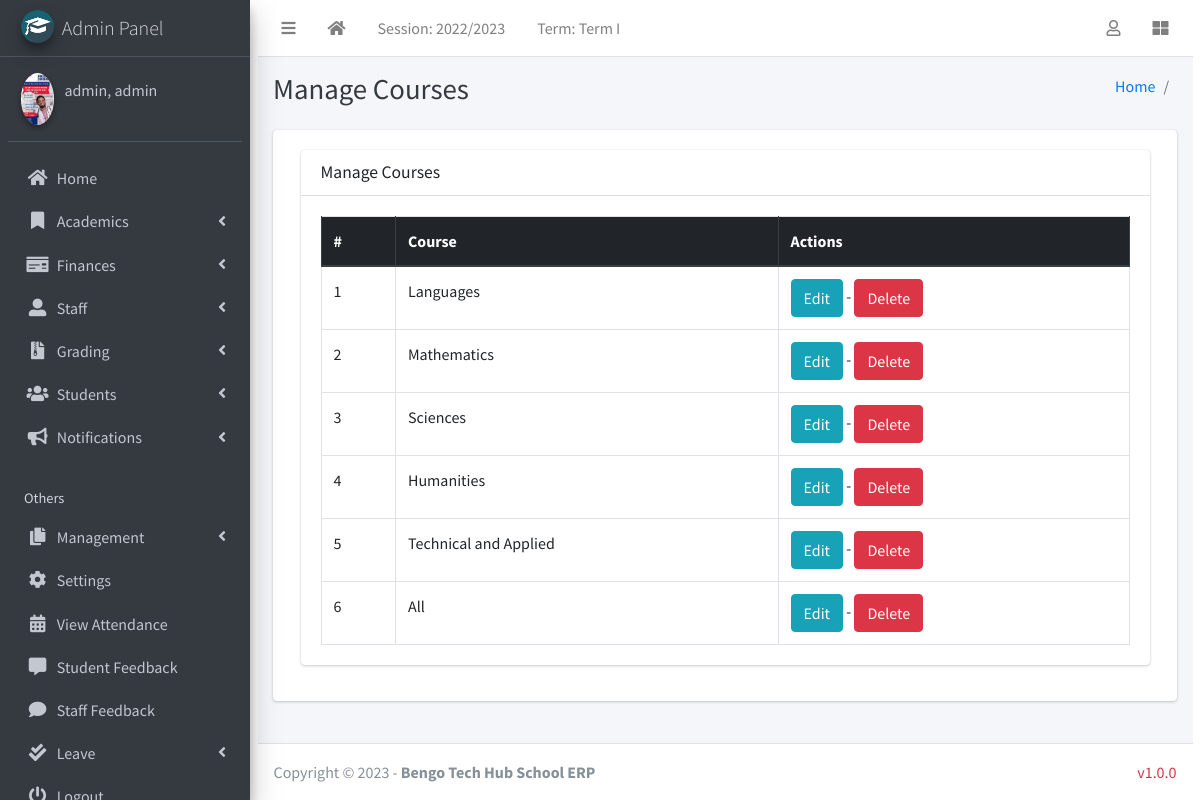
The page /manage/course/manage/ (signed in) on the database its author committed.
### academics/models.py (models this page shows, shortened)
class AcademicSession(models.Model):
    name = models.CharField(max_length=200, unique=True)
    current = models.BooleanField(default=True)
    class Meta:
        ordering = ["-name"]

class AcademicTerm(models.Model):
    name = models.CharField(max_length=20, unique=True)
    current = models.BooleanField(default=True)
    class Meta:
        ordering = ["name"]

### authman/models.py (models this page shows, shortened)
class CustomUser(AbstractUser):
    USER_TYPE = ((1, "HOD"), (2, "Staff"), (3, "Student"))
    GENDER = [("M", "Male"), ("F", "Female"), ("O", "Other")]
    username = models.CharField(max_length=150, unique=True,blank=True,null=True)
    email = models.EmailField(unique=True)
    user_type = models.CharField(default=1, choices=USER_TYPE, max_length=1)
    gender = models.CharField(max_length=1, choices=GENDER)
    profile_pic = models.ImageField()
    other_name = models.CharField(max_length=200, blank=True)
    address = models.TextField()
    fcm_token = models.TextField(default="")  # For firebase notifications
    created_at = models.DateTimeField(auto_now_add=True)
    updated_at = models.DateTimeField(auto_now=True)
    USERNAME_FIELD = "email"
    REQUIRED_FIELDS = []
    objects = CustomUserManager()
    def __str__(self):
        return self.last_name + ", " + self.first_name

class Course(models.Model):
    name = models.CharField(max_length=255, default='Highschool Education')
    created_at = models.DateTimeField(auto_now_add=True)
    updated_at = models.DateTimeField(auto_now=True)

### management/hod_views.py (the view)
# urls.py: path("course/manage/", hod_views.manage_course, name='manage_course'),
def manage_course(request):
    courses = Course.objects.all()
    context = {
        'courses': courses,
        'page_title': 'Manage Courses'
    }
    return render(request, "hod_template/manage_course.html", context)

### academics/context_processors.py (called while the page is built)
def site_defaults(request):
    current_session = AcademicSession.objects.filter(current=True).first()
    current_term = AcademicTerm.objects.filter(current=True).first()
    setup=SchoolSetup.objects.first()
    if setup !=None:
       logo=setup.logo
    else:
        logo=settings.MEDIA_URL+'school_log/default.png'
    if current_session == None:
        current_session, created = AcademicSession.objects.get_or_create(
            name=str(timezone.now().year-1)+"/"+str(timezone.now().year), current=True)
        current_term, created = AcademicTerm.objects.get_or_create(
            name='Term I', current=True)
    vals = SiteConfig.objects.all()
    contexts = {
        "current_session": current_session.name,
        "current_term": current_term.name,
        "school_logo":logo,
    }
    for val in vals:
        contexts[val.key] = val.value
    return contexts

### templates/hod_template/manage_course.html
{% extends 'management/base.html' %}
{% load static %}
{% block page_title %}{{page_title}}{% endblock page_title %}
{% block content %}
<section class="content">
    <div class="container-fluid">
        <div class="row">
            <div class="col-md-12">
                <div class="card">
                    <div class="card-header">
                        <h3 class="card-title">{{page_title}}</h3>
                    </div>
                    <div class="card-body">
                        <table id="example2" class="table table-bordered table-hover">
                            <thead class="thead-dark">
                                <tr>
                                    <th>#</th>
                                    <th>Course</th>
                                    <th>Actions</th>
                                </tr>
                            </thead>
                            <tbody>
                                {% for course in courses %}
                                <tr>
                                    <td>{{ forloop.counter }}</td>
                                    <td>{{course.name}}</td>
                                    <td>
                                        <a href="{% url 'edit_course' course.id %}" class="btn btn-info">Edit</a> -
                                        <a href="{% url 'delete_course' course.id %}" onclick="return confirm('Are you sure you want to delete this course ?')" class="btn btn-danger">Delete</a>
                                    </td>
                                </tr>
                                {% endfor %}
                            </tbody>
                        </table>
                    </div>
                </div>
            </div>
        </div>
    </div>
</section>
{% endblock content %}

### templates/management/base.html (shortened to what this page needs)
{% load static %}
<!DOCTYPE html>
<html>
  <head>
   <link rel="stylesheet" href="{% static 'mystyles/style.css' %}">
  <link rel="stylesheet" href="{% static 'plugins/fontawesome-free/css/all.min.css' %}">
  <link rel="stylesheet" href="{% static 'plugins/toastr/toastr.min.css' %}">
  <link rel="stylesheet"
    href="{% static 'plugins/overlayScrollbars/css/OverlayScrollbars.min.css' %}">
  <link rel="stylesheet" href="{% static 'plugins/Datatables/datatables.min.css' %}" />
  <link rel="stylesheet" href="{% static 'dist/css/adminlte.min.css' %}">
    <link rel="stylesheet" href="https://maxcdn.bootstrapcdn.com/bootstrap/4.5.2/css/bootstrap.min.css">
    <link
      rel="stylesheet"
      href="{% static 'plugins/fontawesome-free/css/all.min.css'%} "
    />
    <link
      rel="stylesheet"
      href="https://code.ionicframework.com/ionicons/2.0.1/css/ionicons.min.css"
    />
    <link
      rel="stylesheet"
      href="{% static 'plugins/tempusdominus-bootstrap-4/css/tempusdominus-bootstrap-4.min.css'%} "
    />
    <link
      rel="stylesheet"
      href="{% static 'plugins/icheck-bootstrap/icheck-bootstrap.min.css'%} "
    />
    <link rel="stylesheet" href="{% static 'dist/css/adminlte.min.css'%} " />
    <link
      rel="stylesheet"
      href="{% static 'plugins/overlayScrollbars/css/OverlayScrollbars.min.css'%} "
    />
    <link
      rel="stylesheet"
      href="{% static 'plugins/daterangepicker/daterangepicker.css'%} "
    />
  </head>
  <body class="hold-transition sidebar-mini layout-fixed">
    <div class="wrapper container-fluid">
    <nav class="main-header navbar navbar-expand navbar-white navbar-light">
      <ul class="navbar-nav">
        <li class="nav-item">
          <a class="nav-link" data-widget="pushmenu" href="#" role="button"><i
              class="fas fa-bars"></i></a>
        </li>
        <li class="nav-item d-none d-sm-inline-block">
          <a href="/" class="nav-link"><i class="fa fa-home"></i></a>
        </li>
        <li class="nav-item d-none d-sm-inline-block">
          <a href="{% url 'current-session' %}" class="nav-link">Session: {{ current_session }}</a>
        </li>
        <li class="nav-item d-none d-sm-inline-block">
          <a href="{% url 'current-session' %}" class="nav-link">Term: {{ current_term }}</a>
        </li>
      </ul>
      <ul class="navbar-nav ml-auto">
        <li class="nav-item dropdown">
          <a class="nav-link" data-toggle="dropdown" href="#">
            <i class="far fa-user"></i>
          </a>
        </li>
        <li class="nav-item">
          <a class="nav-link" data-widget="control-sidebar" data-slide="true"
            href="#" role="button"><i class="fas fa-th-large"></i></a>
        </li>
      </ul>
    </nav>
      {% include "management/sidebar_template.html" with user=user %}
      <div class="content-wrapper">
        <div class="content-header">
          <div class="container-fluid">
            <div class="row mb-2">
              <div class="col-sm-6">
                <h1 class="m-0 text-dark">
                  {% block page_title %}{% endblock page_title %}
                </h1>
              </div>
              <div class="col-sm-6">
              <ol class="breadcrumb float-sm-right">
                <li class="breadcrumb-item"><a href="/">Home</a></li>
                <li class="breadcrumb-item">{% block breadcrumb %}{% endblock breadcrumb %}</li>
              </ol>
            </div>
            </div>
          </div>
        </div>
      <section class="content">
        <div class="container-fluid">
          <div class="row">
            <div class="col-md-12">
              {% block fullcard %}
              <div class="card">
                <div class="card-body">
                  <div class="row">
                    <div class="col">
                      {% block content %}
                      {% endblock content %}
                    </div>
                  </div>
                </div>
              </div>
              {% endblock fullcard %}
            </div>
          </div>
        </div>
      </section>
      </div>
      {% include "management/footer.html" %}
    </div>
  </body>
</html>

### templates/management/sidebar_template.html (shortened to what this page needs)
{% load static %}
<aside class="main-sidebar sidebar-dark-info elevation-4">
    {% if request.user.user_type == '1' %}
    <a href="{% url 'admin_home' %}" class="brand-link">
        <img src="{% static 'dist/img/cmsl.png' %} " alt="AdminLTE Logo"
            class="brand-image img-circle elevation-3" >
        <span class="brand-text font-weight-light">Admin Panel</span>
    </a>
    <div class="sidebar">
        <div class="user-panel mt-3 pb-3 mb-3 d-flex">
            <div class="image">
                <img src="{{ request.user.profile_pic}}" class="img-circle elevation-2" alt="User Image">
            </div>
            <div class="info">
                <a href="#" class="d-block">{{user}}</a>
            </div>
        </div>
        <nav class="mt-2">
            <ul class="nav nav-pills nav-sidebar flex-column" data-widget="treeview" role="menu" data-accordion="false">
                <li class="nav-item">
                    {% url 'admin_home' as admin_home %}
                    <a href="{{admin_home}}" class="nav-link {% if admin_home == request.path %} active {% endif %}">
                        <i class="nav-icon fas fa-home"></i>
                        <p>
                            Home
                        </p>
                    </a>
                </li>
                <li class="nav-item has-treeview">
                    <a href="#" class="nav-link">
                        <i class="nav-icon fas fa-bookmark"></i>
                        <p>
                            Academics
                            <i class="fas fa-angle-left right"></i>
                        </p>
                    </a>
                </li>
                <li class="nav-item has-treeview">
                    <a href="#" class="nav-link">
                        <i class="nav-icon fas fa-money-check"></i>
                        <p>
                            Finances
                            <i class="fas fa-angle-left right"></i>
                        </p>
                    </a>
                </li>
                <li class="nav-item has-treeview">
                    <a href="#" class="nav-link">
                        <i class="nav-icon fas fa-user-alt"></i>
                        <p>
                            Staff
                            <i class="fas fa-angle-left right"></i>
                        </p>
                    </a>
                </li>
                 <li class="nav-item has-treeview">
              <a href="#" class="nav-link">
                <i class="nav-icon fas fa-file-archive"></i>
                <p>
                  Grading
                  <i class="fas fa-angle-left right"></i>
                </p>
              </a>
            </li>
                <li class="nav-item has-treeview">
                    <a href="#" class="nav-link">
                        <i class="nav-icon fas fa-users"></i>
                        <p>
                            Students
                            <i class="fas fa-angle-left right"></i>
                        </p>
                    </a>
                </li>
                 <li class="nav-item has-treeview">
                    <a href="#" class="nav-link">
                        <i class="nav-icon fas fa-bullhorn"></i>
                        <p>
                            Notifications
                            <i class="fas fa-angle-left right"></i>
                        </p>
                    </a>
                </li>
                <li class="nav-header">Others</li>
            <li class="nav-item has-treeview">
              <a href="#" class="nav-link">
                <i class="nav-icon fas fa-copy"></i>
                <p>
                  Management
                  <i class="fas fa-angle-left right"></i>
                </p>
              </a>
            </li>
            <li class="nav-item">
              <a href="{% url 'configs' %}" class="nav-link">
                <i class="nav-icon fas fa-cog"></i>
                <p>
                  Settings
                </p>
              </a>
              </li>
                <li class="nav-item">
                    {% url 'admin_view_attendance' as admin_view_attendance %}
                <li class="nav-item">
                    <a href="{{admin_view_attendance}}"
                        class="nav-link  {% if admin_view_attendance == request.path %} active {% endif %}">
                        <i class="nav-icon fas fa-calendar-alt"></i>
                        <p>
                            View Attendance
                        </p>
                    </a>
                </li>
                <li class="nav-item">
                    {% url 'student_feedback_message' as student_feedback_message %}
                    <a href="{{ student_feedback_message }}"
                        class="nav-link  {% if student_feedback_message == request.path %} active {% endif %}">
                        <i class="nav-icon fas fa-comment-alt"></i>
                        <p>
                            Student Feedback
                        </p>
                    </a>
                </li>
                <li class="nav-item">
                    {% url 'staff_feedback_message' as staff_feedback_message %}
                    <a href="{{staff_feedback_message}}"
                        class="nav-link   {% if staff_feedback_message == request.path %} active {% endif %}">
                        <i class="nav-icon fas fa-comment"></i>
                        <p>
                            Staff Feedback
                        </p>
                    </a>
                </li>
                 <li class="nav-item has-treeview">
                    <a href="#" class="nav-link">
                        <i class="nav-icon fas fa-check-double"></i>
                        <p>
                            Leave
                            <i class="fas fa-angle-left right"></i>
                        </p>
                    </a>
                </li>
                                        {% endif %}
                                        <li class="nav-item">
                                            <a href="{% url 'user_logout' %}"
                                                onclick="return confirm('Your session would be terminated.\n\nProceed?')"
                                                class="nav-link">
                                                <i class="nav-icon fas fa-power-off"></i>
                                                <p>
                                                </p>
                                            </a>
                                        </li>
                                    </ul>
                                </nav>
                            </div>
</aside>

### rows shown on the page
AcademicSession: name "2022/2023"
AcademicTerm: name "Term I"
CustomUser: user.profile_pic (picture), last_name+first_name "admin, admin"
Course: name "Languages"
Course: name "Mathematics"
Course: name "Sciences"
Course: name "Humanities"
Course: name "Technical and Applied"
Course: name "All"

### other values the page prints
{{ page_title }} "Manage Courses"
{{ shool_name | default:"Bengo Tech Hub School ERP" }} "Bengo Tech Hub School ERP"
{{ version| default:"v1.0.0" }} "v1.0.0"
